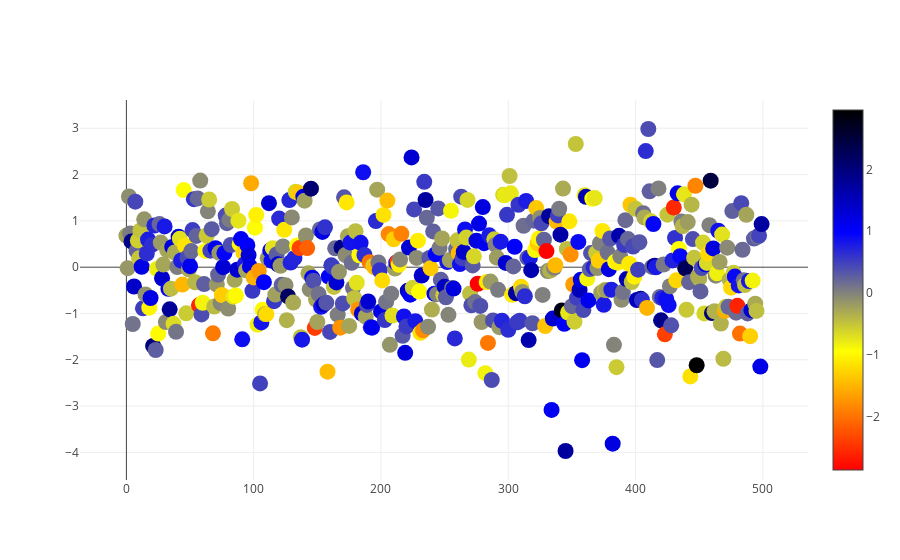

Write notebook code for a chart like this one.
### Code cell
colorscale=[[0,'red'],[0.33,'yellow'],[0.66,'blue'],[1,'black']]
trace1=go.Scatter(y=np.random.randn(500),mode='markers',marker=dict(size=16,color=np.random.randn(500),colorscale=colorscale,showscale=True))
data=[trace1]
url1=plot(data,filename='scatter',auto_open=False)
iplot(data,filename='scatter')

### Figure 1 — Plotly figure (JSON) as saved in the notebook; plotly's stock layout.template omitted (floating-point values rounded to 4 significant figures; data arrays with more than 128 entries replaced by an {"elided": "..."} marker saying what was removed)
{"data": [{"marker": {"color": {"elided": "500 float values"}, "colorscale": [[0, "red"], [0.33, "yellow"], [0.66, "blue"], [1, "black"]], "showscale": true, "size": 16}, "mode": "markers", "type": "scatter", "uid": "4bf1b9f0-c3c6-4cf2-aec6-66cb1ea064d7", "y": {"elided": "500 float values"}}], "layout": {}}
